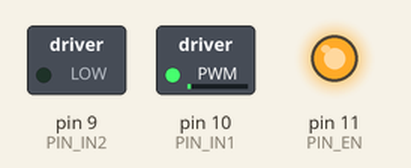
Bench run of a sketch on a simulated Arduino Uno, built with avr-gcc and run on an emulated ATmega328P. Parts: switched loads named in the sketch (green lamp = pin HIGH), output pins drawn as LEDs (lit = HIGH).

Above: at 0.05 s.
At 3.85 s:
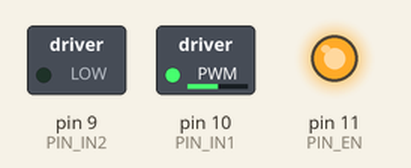
At 7.65 s:
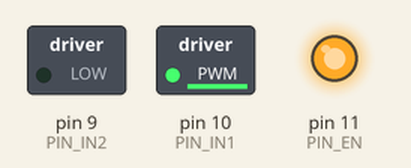
At 17.3 s:
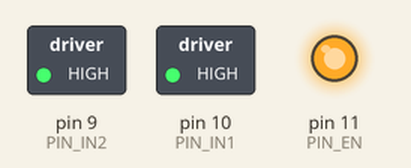
Timing chart, 0 to 20.0 s (numbered marks = the images above):
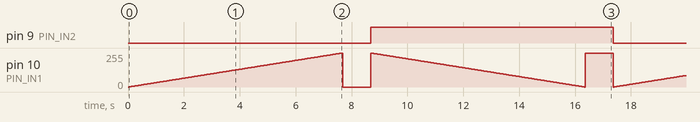

The sketch:

test_8_motor_driver1.ino
```cpp
//14051012도진우
#define PIN_EN 11
#define PIN_IN1 10
#define PIN_IN2 9

void setup()
{
  pinMode(PIN_EN, OUTPUT);
  digitalWrite(PIN_EN, HIGH);
  pinMode(PIN_IN1, OUTPUT);
  pinMode(PIN_IN2, OUTPUT);
}

void loop()
{
  // IN2를 LOW로 지정하면 정방향 IN1에 적은 숫자일수록 느림 높은 숫자일수록 빠름
  digitalWrite(PIN_IN2, LOW);

  for(int i=0;i<256;i++){
    analogWrite(PIN_IN1, i);
    delay(30);
  }
  analogWrite(PIN_IN1, 0);
  delay(1000);


  // IN2를 HIGH로 지정하면 정방향 IN1에 높은 숫자일수록 느림 낮은 숫자일수록 빠름
  digitalWrite(PIN_IN2, HIGH);

  for(int i=255;i>=0;i--){
    analogWrite(PIN_IN1, i);
    delay(30);
  }
  analogWrite(PIN_IN1, 255);
  delay(1000);
}
```

Measured:
- by itself, pin 9 (PIN_IN2): alternates HIGH for 8.7 s and LOW for 8.7 s
